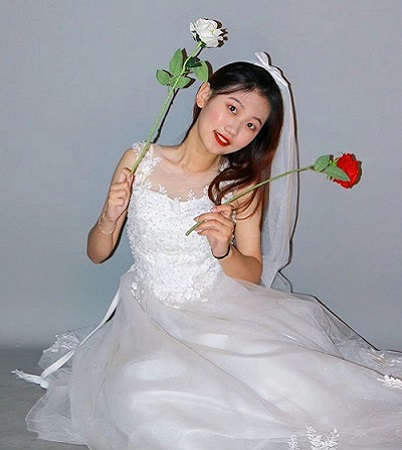
#> input picture ch3——空域图像增强/wife.jpg, 402 x 450 px, found by its file name
$ python '同态滤波器.py'
#> lines starting #> are read from the running program, lines starting #| are printed output that depends on the picture
import numpy as np
import cv2

img = cv2.imread('wife.jpg',0)
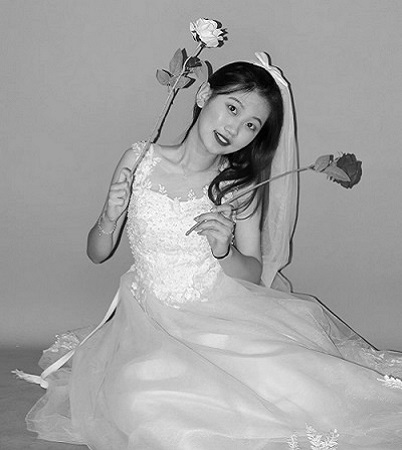
#> img: shape (450, 402); min 0, max 255, mean 163.2
cv2.imshow("origin",img)
D0,HL,HH = 10,0.5,2
# [5 lines of commented-out code are left out]
length, width = img.shape
#> length = 450; width = 402
# 傅里叶变换
img_fft = np.fft.fft2(img)
# img_fft = cv2.dft(img)

# 零频率分量移到频谱中心
img_fftshift = np.fft.fftshift(img_fft)
# 所有像素点坐标的坐标矩阵为M和N
M, N = np.meshgrid(np.arange(-width // 2, width // 2), np.arange(-length // 2, length // 2))
# 每个坐标的频率计算出来
D = np.sqrt(M ** 2 + N ** 2)
# 同态滤波器的转移函数
H = (HH - HL) * (1 - np.exp(-(D ** 2 / D0 ** 2))) + HL
# 加上同态滤波
img_fftshift = H * img_fftshift
# 将频域中心移回原位置
img_ifftshift = np.fft.ifftshift(img_fftshift)
# 傅里叶逆变换
img_ifft = np.fft.ifft2(img_ifftshift)
# img_ifft = cv2.idft(img_ifftshift)

# 保留实部
res = np.real(img_ifft)
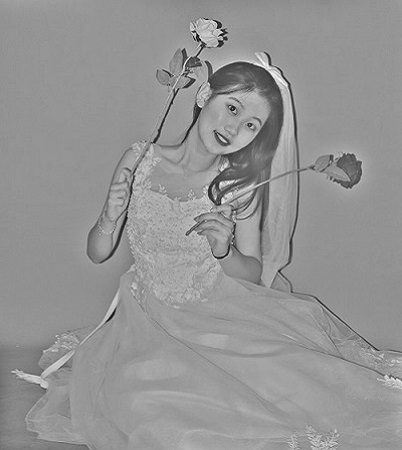
#> res: shape (450, 402) float64; min -268.8, max 332.1, mean 81.6; drawn with min black and max white
# 转化成0-255的整型灰度值矩阵
res = np.uint8(np.clip(res, 0, 255))
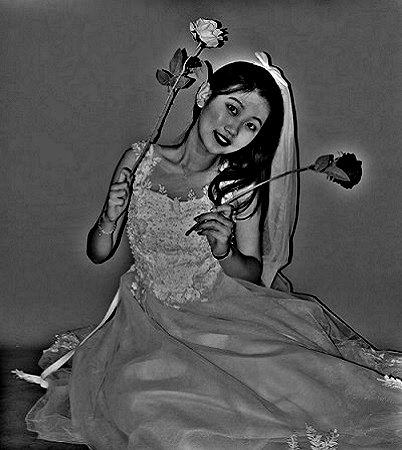
#> res: shape (450, 402); min 0, max 255, mean 84.3

cv2.imshow("now",res)
cv2.waitKey(0)

$ run again, with ch3——空域图像增强/aoligei.jpg copied over ch3——空域图像增强/wife.jpg
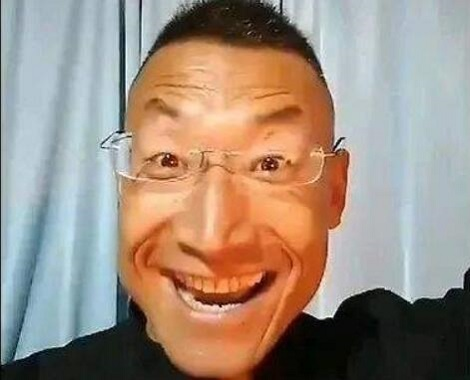
#> input picture ch3——空域图像增强/aoligei.jpg, 470 x 380 px, found by its file name
#> `img = cv2.imread('wife.jpg',0)`:
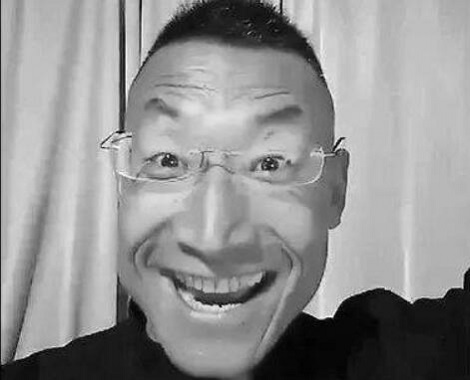
#> img: shape (380, 470); min 0, max 255, mean 145.2
#> `res = np.uint8(np.clip(res, 0, 255))`:
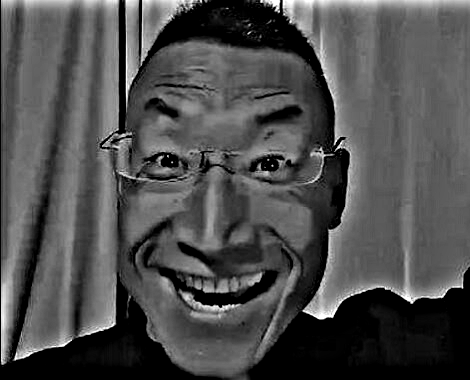
#> res: shape (380, 470); min 0, max 255, mean 78.1

$ run again, with ch3——空域图像增强/panda.jpg copied over ch3——空域图像增强/wife.jpg
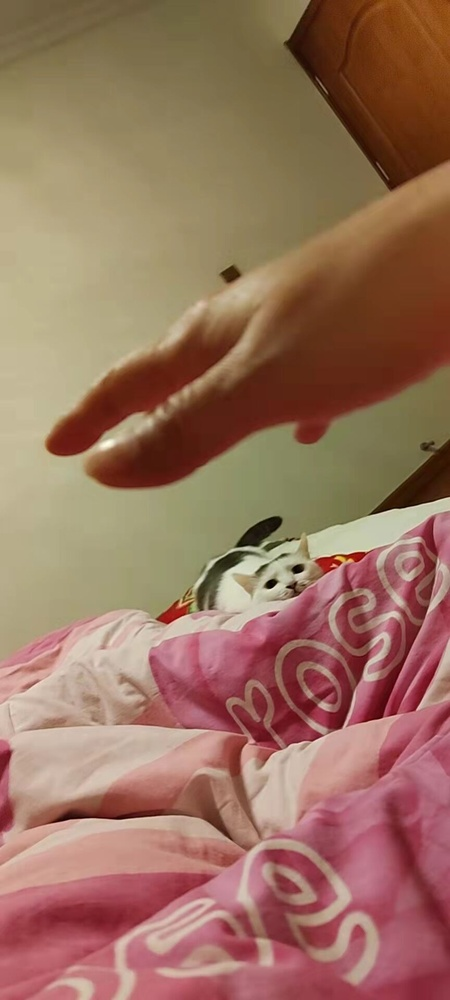
#> input picture ch3——空域图像增强/panda.jpg, 450 x 1000 px, shrunk from 864 x 1920 before the run, found by its file name
#> `img = cv2.imread('wife.jpg',0)`:
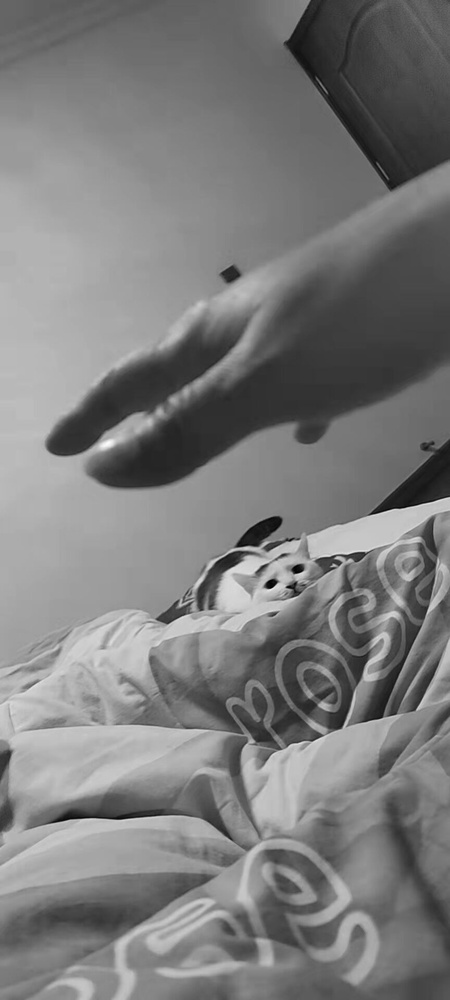
#> img: shape (1000, 450); min 0, max 252, mean 123.5
#> `res = np.uint8(np.clip(res, 0, 255))`:
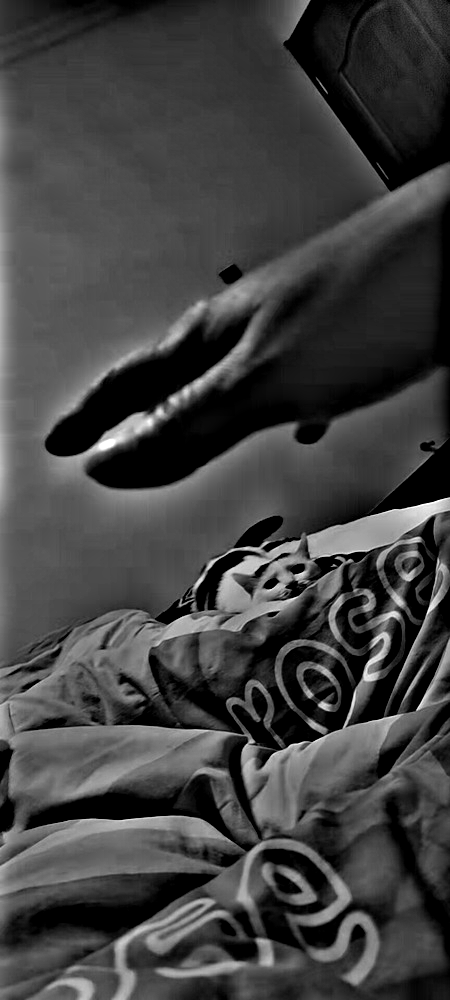
#> res: shape (1000, 450); min 0, max 255, mean 65.1
